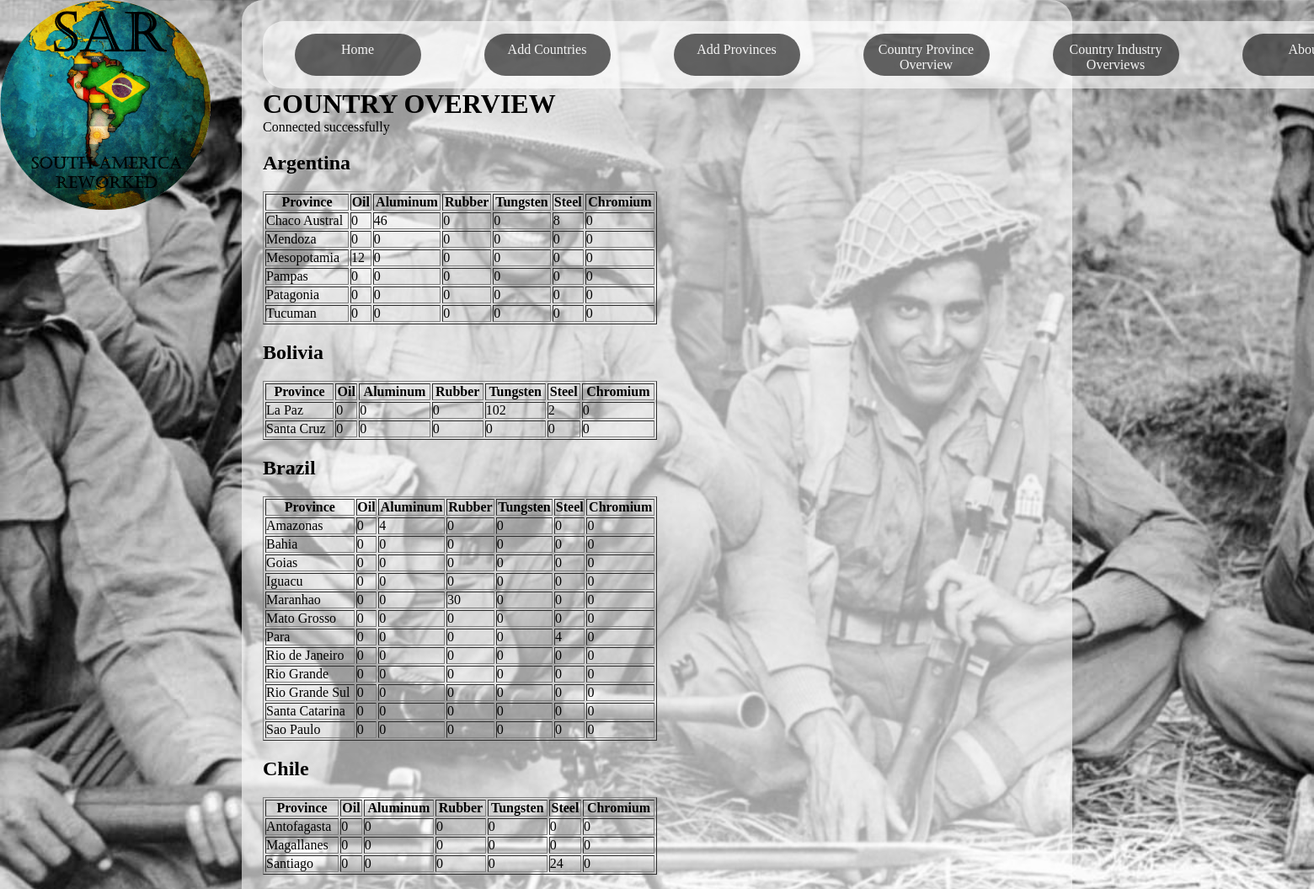
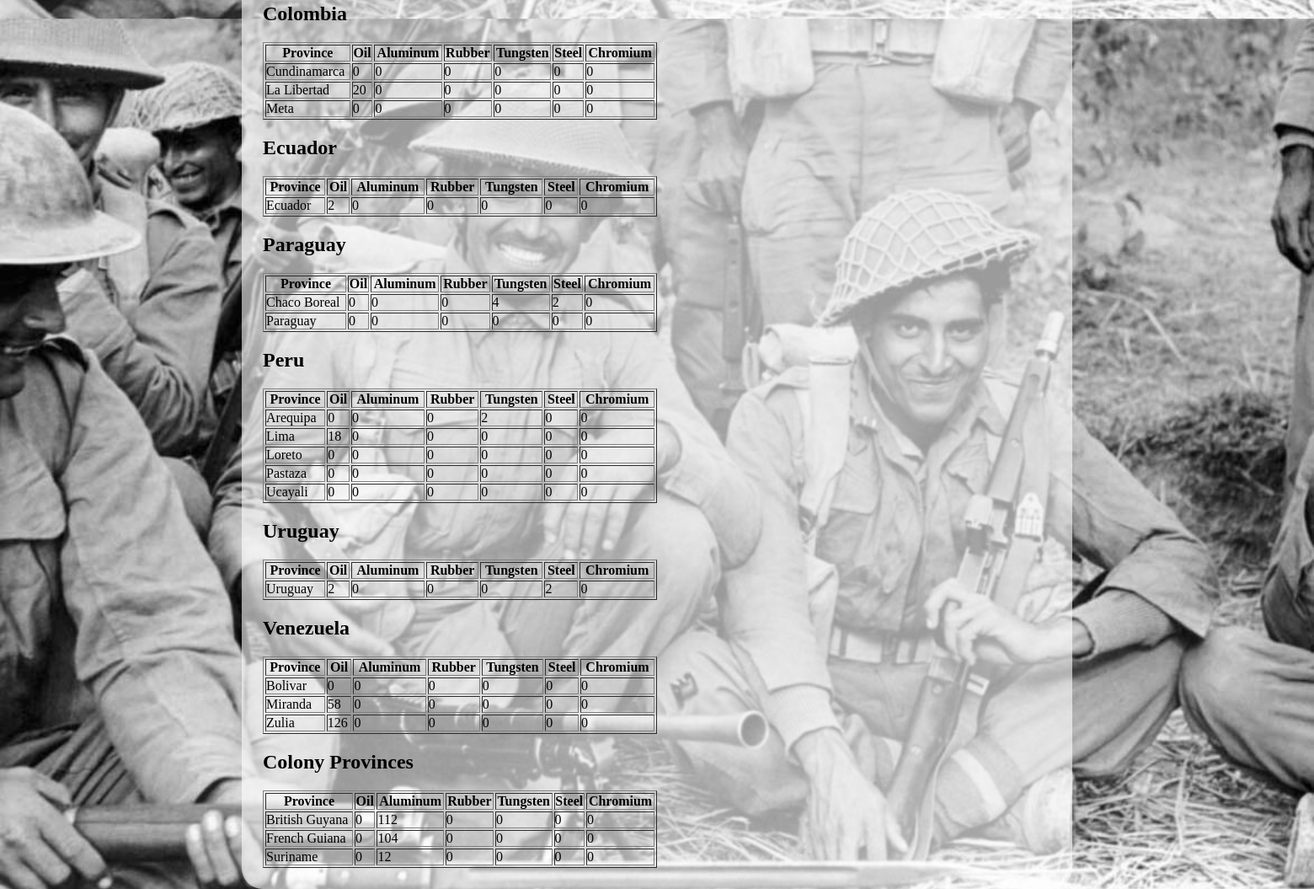
/HeartsOfIronIVSouthAmerica/countryoverview.php, run on the app's committed database (2 pictures, top to bottom).
### tables this page shows
CREATE TABLE `province` (
  `PNAME` varchar(50) NOT NULL,
  `OIL` int(11) DEFAULT NULL,
  `ALU` int(11) DEFAULT NULL,
  `RUB` int(11) DEFAULT NULL,
  `TUN` int(11) DEFAULT NULL,
  `STE` int(11) DEFAULT NULL,
  `CHR` int(11) DEFAULT NULL,
  `COUNTRY` varchar(50) DEFAULT NULL
);

### HeartsOfIronIVSouthAmerica/countryoverview.php (the view, shortened to what this page needs)
<!DOCTYPE html>
<html>
    <head>
        <link rel="stylesheet" type="text/css" href="southamericaexpanded.css">
    </head>
    <body>
        <a class="navlink" href="infopage.php"><a<div id="logo">
                </div></a>
            <div id="wrap">
                <div id="navbar">
                    <a class="navlink" href="infopage.php"><div class="navbut"><div class="navtext"><p>
                                    Home
                                </p></div></div></a>
                    <a class="navlink" href="addcountry.php"><div class="navbut"><div class="navtext"><p>
                                    Add Countries
                                </p></div></div></a>
                    <a class="navlink" href="addprovince.php"><div class="navbut"><div class="navtext"><p>
                                    Add Provinces
                                </p></div></div></a>
                    <a class="navlink" href="countryoverview.php"><div class="navbut"><div class="navtext"><p>
                                    Country Province Overview
                                </p></div></div></a>
                    <a class="navlink" href="countryindustry.php"><div class="navbut"><div class="navtext"><p>
                                    Country Industry Overviews
                                </p></div></div></a>
                    <a class="navlink" href="about.php"><div class="navbut"><div class="navtext"><p>
                                    About
                                </p></div></div></a>
                </div>
                <h1>
                    COUNTRY OVERVIEW
                </h1>
                <?php
                $servername = "localhost";
                $username = "root";
                $password = "";
                $DBC = mysqli_connect($servername, $username, $password);
                if (!$DBC) {
                    die("Connection failed: " . mysqli_connect_error());
                } else {
                    echo "<p>Connected successfully</p>";
                    $db = 'HOIIVSA';
                    mysqli_select_db($DBC, $db);
                    $argsql = "SELECT PNAME, OIL, ALU, RUB, TUN, STE, CHR FROM PROVINCE, COUNTRY WHERE COUNTRY.NAME = COUNTRY AND COUNTRY = 'Argentina'";
                    $bolsql = "SELECT PNAME, OIL, ALU, RUB, TUN, STE, CHR FROM PROVINCE, COUNTRY WHERE COUNTRY.NAME = COUNTRY AND COUNTRY = 'Bolivia'";
                    $brasql = "SELECT PNAME, OIL, ALU, RUB, TUN, STE, CHR FROM PROVINCE, COUNTRY WHERE COUNTRY.NAME = COUNTRY AND COUNTRY = 'Brazil'";
                    $chlsql = "SELECT PNAME, OIL, ALU, RUB, TUN, STE, CHR FROM PROVINCE, COUNTRY WHERE COUNTRY.NAME = COUNTRY AND COUNTRY = 'Chile'";
                    $colsql = "SELECT PNAME, OIL, ALU, RUB, TUN, STE, CHR FROM PROVINCE, COUNTRY WHERE COUNTRY.NAME = COUNTRY AND COUNTRY = 'Colombia'";
                    $ecusql = "SELECT PNAME, OIL, ALU, RUB, TUN, STE, CHR FROM PROVINCE, COUNTRY WHERE COUNTRY.NAME = COUNTRY AND COUNTRY = 'Ecuador'";
                    $nasql = "SELECT PNAME, OIL, ALU, RUB, TUN, STE, CHR FROM PROVINCE, COUNTRY WHERE COUNTRY.NAME = COUNTRY AND COUNTRY = 'N/A'";
                    $parsql = "SELECT PNAME, OIL, ALU, RUB, TUN, STE, CHR FROM PROVINCE, COUNTRY WHERE COUNTRY.NAME = COUNTRY AND COUNTRY = 'Paraguay'";
                    $persql = "SELECT PNAME, OIL, ALU, RUB, TUN, STE, CHR FROM PROVINCE, COUNTRY WHERE COUNTRY.NAME = COUNTRY AND COUNTRY = 'Peru'";
                    $urusql = "SELECT PNAME, OIL, ALU, RUB, TUN, STE, CHR FROM PROVINCE, COUNTRY WHERE COUNTRY.NAME = COUNTRY AND COUNTRY = 'Uruguay'";
                    $vensql = "SELECT PNAME, OIL, ALU, RUB, TUN, STE, CHR FROM PROVINCE, COUNTRY WHERE COUNTRY.NAME = COUNTRY AND COUNTRY = 'Venezuela'";
                    $arg = mysqli_query($DBC, $argsql);
                    $bol = mysqli_query($DBC, $bolsql);
                    $bra = mysqli_query($DBC, $brasql);
                    $chl = mysqli_query($DBC, $chlsql);
                    $col = mysqli_query($DBC, $colsql);
                    $ecu = mysqli_query($DBC, $ecusql);
                    $na = mysqli_query($DBC, $nasql);
                    $par = mysqli_query($DBC, $parsql);
                    $per = mysqli_query($DBC, $persql);
                    $uru = mysqli_query($DBC, $urusql);
                    $ven = mysqli_query($DBC, $vensql);
                    echo "<h2>Argentina</h2> <table border='1' width='50%'> <tr><th>Province</th><th>Oil</th><th>Aluminum</th><th>Rubber</th><th>Tungsten</th><th>Steel</th><th>Chromium</th>";
                    while ($argpr = mysqli_fetch_assoc($arg)) {
                        echo "<tr><td>$argpr[PNAME]</td>"
                        . "<td>$argpr[OIL]</td>"
                        . "<td>$argpr[ALU]</td>"
                        . "<td>$argpr[RUB]</td>"
                        . "<td>$argpr[TUN]</td>"
                        . "<td>$argpr[STE]</td>"
                        . "<td>$argpr[CHR]</td></tr>";
                    }
                    echo "</table>";
                    echo "<h2>Bolivia</h2> <table border='1' width='50%'> <tr><th>Province</th><th>Oil</th><th>Aluminum</th><th>Rubber</th><th>Tungsten</th><th>Steel</th><th>Chromium</th>";
                    while ($bolpr = mysqli_fetch_assoc($bol)) {
                        echo "<tr><td>$bolpr[PNAME]</td>"
                        . "<td>$bolpr[OIL]</td>"
                        . "<td>$bolpr[ALU]</td>"
                        . "<td>$bolpr[RUB]</td>"
                        . "<td>$bolpr[TUN]</td>"
                        . "<td>$bolpr[STE]</td>"
                        . "<td>$bolpr[CHR]</td></tr>";
                    }
                    echo "</table>";
                    echo "<h2>Brazil</h2> <table border='1' width='50%'> <tr><th>Province</th><th>Oil</th><th>Aluminum</th><th>Rubber</th><th>Tungsten</th><th>Steel</th><th>Chromium</th>";
                    while ($brapr = mysqli_fetch_assoc($bra)) {
                        echo "<tr><td>$brapr[PNAME]</td>"
                        . "<td>$brapr[OIL]</td>"
                        . "<td>$brapr[ALU]</td>"
                        . "<td>$brapr[RUB]</td>"
                        . "<td>$brapr[TUN]</td>"
                        . "<td>$brapr[STE]</td>"
                        . "<td>$brapr[CHR]</td></tr>";
                    }
                    echo "</table>";
                    echo "<h2>Chile</h2> <table border='1' width='50%'> <tr><th>Province</th><th>Oil</th><th>Aluminum</th><th>Rubber</th><th>Tungsten</th><th>Steel</th><th>Chromium</th>";
                    while ($chlpr = mysqli_fetch_assoc($chl)) {
                        echo "<tr><td>$chlpr[PNAME]</td>"
                        . "<td>$chlpr[OIL]</td>"
                        . "<td>$chlpr[ALU]</td>"
                        . "<td>$chlpr[RUB]</td>"
                        . "<td>$chlpr[TUN]</td>"
                        . "<td>$chlpr[STE]</td>"
                        . "<td>$chlpr[CHR]</td></tr>";
                    }
                    echo "</table>";
                    echo "<h2>Colombia</h2> <table border='1' width='50%'> <tr><th>Province</th><th>Oil</th><th>Aluminum</th><th>Rubber</th><th>Tungsten</th><th>Steel</th><th>Chromium</th>";
                    while ($colpr = mysqli_fetch_assoc($col)) {
                        echo "<tr><td>$colpr[PNAME]</td>"
                        . "<td>$colpr[OIL]</td>"
                        . "<td>$colpr[ALU]</td>"
                        . "<td>$colpr[RUB]</td>"
                        . "<td>$colpr[TUN]</td>"
                        . "<td>$colpr[STE]</td>"
                        . "<td>$colpr[CHR]</td></tr>";
                    }
                    echo "</table>";
                    echo "<h2>Ecuador</h2> <table border='1' width='50%'> <tr><th>Province</th><th>Oil</th><th>Aluminum</th><th>Rubber</th><th>Tungsten</th><th>Steel</th><th>Chromium</th>";
                    while ($ecupr = mysqli_fetch_assoc($ecu)) {
                        echo "<tr><td>$ecupr[PNAME]</td>"
                        . "<td>$ecupr[OIL]</td>"
                        . "<td>$ecupr[ALU]</td>"
                        . "<td>$ecupr[RUB]</td>"
                        . "<td>$ecupr[TUN]</td>"
                        . "<td>$ecupr[STE]</td>"
                        . "<td>$ecupr[CHR]</td></tr>";
                    }
                    echo "</table>";
                    echo "<h2>Paraguay</h2> <table border='1' width='50%'> <tr><th>Province</th><th>Oil</th><th>Aluminum</th><th>Rubber</th><th>Tungsten</th><th>Steel</th><th>Chromium</th>";
                    while ($parpr = mysqli_fetch_assoc($par)) {
                        echo "<tr><td>$parpr[PNAME]</td>"
                        . "<td>$parpr[OIL]</td>"
                        . "<td>$parpr[ALU]</td>"
                        . "<td>$parpr[RUB]</td>"
                        . "<td>$parpr[TUN]</td>"
                        . "<td>$parpr[STE]</td>"
                        . "<td>$parpr[CHR]</td></tr>";
                    }
                    echo "</table>";
                    echo "<h2>Peru</h2> <table border='1' width='50%'> <tr><th>Province</th><th>Oil</th><th>Aluminum</th><th>Rubber</th><th>Tungsten</th><th>Steel</th><th>Chromium</th>";
                    while ($perpr = mysqli_fetch_assoc($per)) {
                        echo "<tr><td>$perpr[PNAME]</td>"
                        . "<td>$perpr[OIL]</td>"
                        . "<td>$perpr[ALU]</td>"
                        . "<td>$perpr[RUB]</td>"
                        . "<td>$perpr[TUN]</td>"
                        . "<td>$perpr[STE]</td>"
                        . "<td>$perpr[CHR]</td></tr>";
                    }
                    echo "</table>";
                    echo "<h2>Uruguay</h2> <table border='1' width='50%'> <tr><th>Province</th><th>Oil</th><th>Aluminum</th><th>Rubber</th><th>Tungsten</th><th>Steel</th><th>Chromium</th>";
                    while ($urupr = mysqli_fetch_assoc($uru)) {
                        echo "<tr><td>$urupr[PNAME]</td>"
                        . "<td>$urupr[OIL]</td>"
                        . "<td>$urupr[ALU]</td>"
                        . "<td>$urupr[RUB]</td>"
                        . "<td>$urupr[TUN]</td>"
                        . "<td>$urupr[STE]</td>"
                        . "<td>$urupr[CHR]</td></tr>";
                    }
                    echo "</table>";
                    echo "<h2>Venezuela</h2> <table border='1' width='50%'> <tr><th>Province</th><th>Oil</th><th>Aluminum</th><th>Rubber</th><th>Tungsten</th><th>Steel</th><th>Chromium</th>";
                    while ($venpr = mysqli_fetch_assoc($ven)) {
                        echo "<tr><td>$venpr[PNAME]</td>"
                        . "<td>$venpr[OIL]</td>"
                        . "<td>$venpr[ALU]</td>"
                        . "<td>$venpr[RUB]</td>"
                        . "<td>$venpr[TUN]</td>"
                        . "<td>$venpr[STE]</td>"
                        . "<td>$venpr[CHR]</td></tr>";
                    }
                    echo "</table>";
                    echo "<h2>Colony Provinces</h2> <table border='1' width='50%'> <tr><th>Province</th><th>Oil</th><th>Aluminum</th><th>Rubber</th><th>Tungsten</th><th>Steel</th><th>Chromium</th>";
                    while ($napr = mysqli_fetch_assoc($na)) {
                        echo "<tr><td>$napr[PNAME]</td>"
                        . "<td>$napr[OIL]</td>"
                        . "<td>$napr[ALU]</td>"
                        . "<td>$napr[RUB]</td>"
                        . "<td>$napr[TUN]</td>"
                        . "<td>$napr[STE]</td>"
                        . "<td>$napr[CHR]</td></tr>";
                    }
                    echo "</table>";
                }
                ?>
            </div>
    </body>
</html>

### HeartsOfIronIVSouthAmerica/southamericaexpanded.css (style rules this page uses)
* { margin:0; padding:0; }
html { background-image:url("images/saebackground.jpg"); background-attachment: fixed; background-size: 100%; }
#wrap { width:60%; height:100%; margin:0 auto; background-color: rgba(255, 255, 255, 0.6); border-radius:25px; padding:25px; }
#navbar { width:1350px; height:80px; margin:0 auto; background-color: rgba(255, 255, 255, 0.6); border-radius:25px; }
.navbut { width:150px; height:50px; background-color: rgba(0, 0, 0, 0.6); float:left; margin-left:37.5px; margin-right:37.5px; margin-top:15px; border-radius:25px; text-align: center; }
.navlink { color: whitesmoke; }
.navtext { margin-top:10px; }
h2 { margin-bottom:20px; margin-top:20px; }
#logo { background-image: url("images/SAELOGO.png"); height:250px; width:250px; background-attachment: scroll; float:left; }

### data on the page
province: PNAME "Chaco Austral", OIL "0", ALU "46", RUB "0", TUN "0", STE "8", CHR "0"
province: PNAME "Mendoza", OIL "0", ALU "0", RUB "0", TUN "0", STE "0", CHR "0"
province: PNAME "Mesopotamia", OIL "12", ALU "0", RUB "0", TUN "0", STE "0", CHR "0"
province: PNAME "Pampas", OIL "0", ALU "0", RUB "0", TUN "0", STE "0", CHR "0"
province: PNAME "Patagonia", OIL "0", ALU "0", RUB "0", TUN "0", STE "0", CHR "0"
province: PNAME "Tucuman", OIL "0", ALU "0", RUB "0", TUN "0", STE "0", CHR "0"
province: PNAME "La Paz", OIL "0", ALU "0", RUB "0", TUN "102", STE "2", CHR "0"
province: PNAME "Santa Cruz", OIL "0", ALU "0", RUB "0", TUN "0", STE "0", CHR "0"
province: PNAME "Amazonas", OIL "0", ALU "4", RUB "0", TUN "0", STE "0", CHR "0"
province: PNAME "Bahia", OIL "0", ALU "0", RUB "0", TUN "0", STE "0", CHR "0"
province: PNAME "Goias", OIL "0", ALU "0", RUB "0", TUN "0", STE "0", CHR "0"
province: PNAME "Iguacu", OIL "0", ALU "0", RUB "0", TUN "0", STE "0", CHR "0"
province: PNAME "Maranhao", OIL "0", ALU "0", RUB "30", TUN "0", STE "0", CHR "0"
province: PNAME "Mato Grosso", OIL "0", ALU "0", RUB "0", TUN "0", STE "0", CHR "0"
province: PNAME "Para", OIL "0", ALU "0", RUB "0", TUN "0", STE "4", CHR "0"
province: PNAME "Rio de Janeiro", OIL "0", ALU "0", RUB "0", TUN "0", STE "0", CHR "0"
province: PNAME "Rio Grande", OIL "0", ALU "0", RUB "0", TUN "0", STE "0", CHR "0"
province: PNAME "Rio Grande Sul", OIL "0", ALU "0", RUB "0", TUN "0", STE "0", CHR "0"
province: PNAME "Santa Catarina", OIL "0", ALU "0", RUB "0", TUN "0", STE "0", CHR "0"
province: PNAME "Sao Paulo", OIL "0", ALU "0", RUB "0", TUN "0", STE "0", CHR "0"
province: PNAME "Antofagasta", OIL "0", ALU "0", RUB "0", TUN "0", STE "0", CHR "0"
province: PNAME "Magallanes", OIL "0", ALU "0", RUB "0", TUN "0", STE "0", CHR "0"
province: PNAME "Santiago", OIL "0", ALU "0", RUB "0", TUN "0", STE "24", CHR "0"
province: PNAME "Cundinamarca", OIL "0", ALU "0", RUB "0", TUN "0", STE "0", CHR "0"
province: PNAME "La Libertad", OIL "20", ALU "0", RUB "0", TUN "0", STE "0", CHR "0"
province: PNAME "Meta", OIL "0", ALU "0", RUB "0", TUN "0", STE "0", CHR "0"
province: PNAME "Ecuador", OIL "2", ALU "0", RUB "0", TUN "0", STE "0", CHR "0"
province: PNAME "Chaco Boreal", OIL "0", ALU "0", RUB "0", TUN "4", STE "2", CHR "0"
province: PNAME "Paraguay", OIL "0", ALU "0", RUB "0", TUN "0", STE "0", CHR "0"
province: PNAME "Arequipa", OIL "0", ALU "0", RUB "0", TUN "2", STE "0", CHR "0"
province: PNAME "Lima", OIL "18", ALU "0", RUB "0", TUN "0", STE "0", CHR "0"
province: PNAME "Loreto", OIL "0", ALU "0", RUB "0", TUN "0", STE "0", CHR "0"
province: PNAME "Pastaza", OIL "0", ALU "0", RUB "0", TUN "0", STE "0", CHR "0"
province: PNAME "Ucayali", OIL "0", ALU "0", RUB "0", TUN "0", STE "0", CHR "0"
province: PNAME "Uruguay", OIL "2", ALU "0", RUB "0", TUN "0", STE "2", CHR "0"
province: PNAME "Bolivar", OIL "0", ALU "0", RUB "0", TUN "0", STE "0", CHR "0"
province: PNAME "Miranda", OIL "58", ALU "0", RUB "0", TUN "0", STE "0", CHR "0"
province: PNAME "Zulia", OIL "126", ALU "0", RUB "0", TUN "0", STE "0", CHR "0"
province: PNAME "British Guyana", OIL "0", ALU "112", RUB "0", TUN "0", STE "0", CHR "0"
province: PNAME "French Guiana", OIL "0", ALU "104", RUB "0", TUN "0", STE "0", CHR "0"
province: PNAME "Suriname", OIL "0", ALU "12", RUB "0", TUN "0", STE "0", CHR "0"
